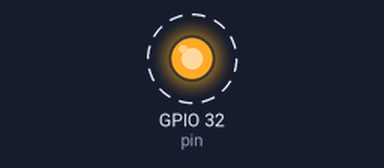
This program was run on a simulated ESP32 board running MicroPython. On the bench: output pins drawn as LEDs (lit = HIGH). Dashed ring = blinking. What the program prints to the serial console is not drawn.

Above: at 0.5 s.
Timing chart, 0 to 4.6 s (numbered marks = the images above):
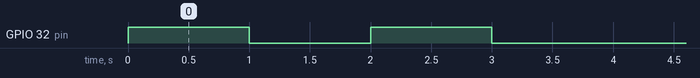

The program:

LED.py
```python
from machine import Pin
from time import sleep

pin = Pin(32,Pin.OUT)# 2 es el de la esp32
stop = 0
while True:
    try:
        if stop == 2:
            respuesta = int(input("quieres detener el bucle(1=si y 2=no): "))#int(float(input("quieres detener el bucle(1=si y 2=no): ")))para conciderar numeros decimales
            if respuesta == 1:
                break
            elif respuesta == 2:
                stop = 0
        else:
            #pin.value(1)
            pin.on()
            print("on")
            sleep(1)
            #pin.value(0)
            pin.off()
            print("off")
            sleep(1)
            stop +=1
            print(f"vuelta {stop}")
    except:
        pass

    finally:
        pin.value(0)
#led: el + largo es el + y el + corto -
#Retorno a tierra (GND)
```

Measured:
- by itself, GPIO 32 (pin): alternates HIGH for 1.0 s and LOW for 1.0 s, 4 changes in all, then stays LOW
